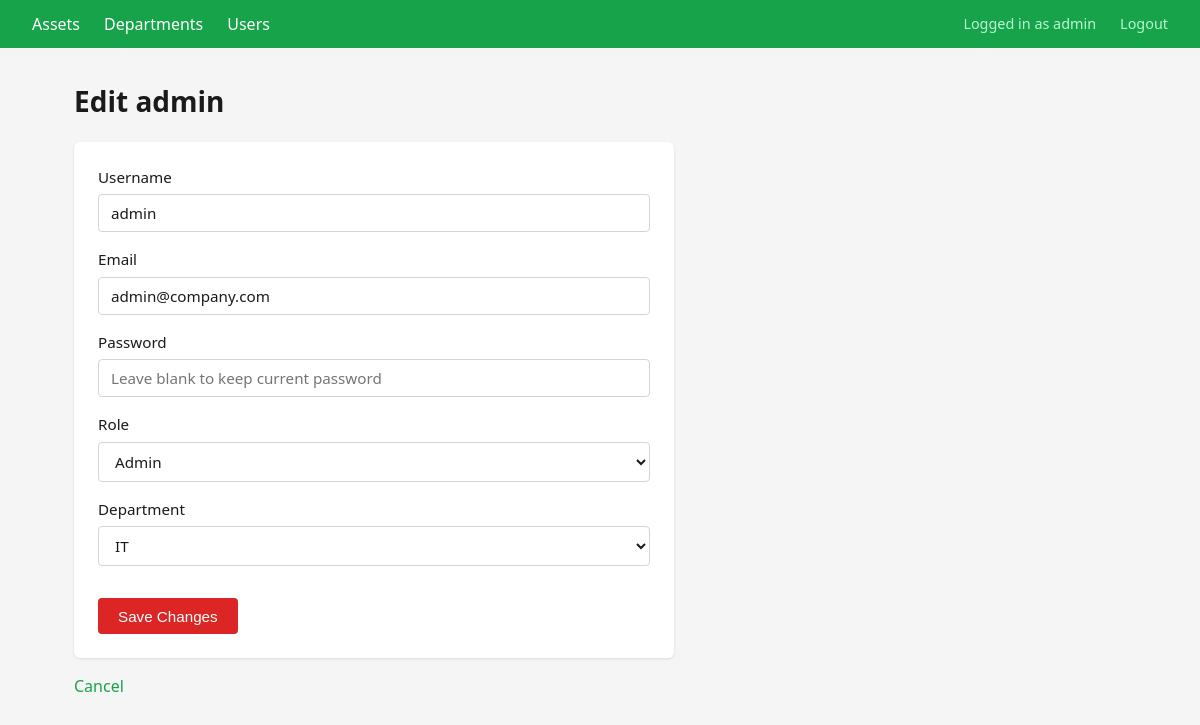
Screenshot of /users/1/edit (signed in) with the database file from the repository.
### tables this page shows
CREATE TABLE users (
    user_id       INTEGER PRIMARY KEY AUTOINCREMENT,
    username      TEXT NOT NULL UNIQUE,
    email         TEXT NOT NULL UNIQUE,
    password      TEXT NOT NULL,
    role          TEXT NOT NULL DEFAULT 'user' CHECK (role IN ('admin', 'user')),
    department_id INTEGER,                              -- FK to departments.department_id
    created_at    DATETIME DEFAULT CURRENT_TIMESTAMP,

    FOREIGN KEY (department_id) REFERENCES departments(department_id)
        ON DELETE SET NULL  -- If department is deleted, user becomes unassigned
);

CREATE TABLE departments (
    department_id INTEGER PRIMARY KEY AUTOINCREMENT,
    name          TEXT NOT NULL UNIQUE,
    location      TEXT NOT NULL,
    created_at    DATETIME DEFAULT CURRENT_TIMESTAMP
);

### controllers/users.py (the view, shortened to what this page needs)
@users_bp.route('/<int:user_id>/edit', methods=['GET', 'POST'])
@admin_required
def edit(user_id):
    db = get_db_connection()
    user = db.execute('SELECT * FROM users WHERE user_id = ?', (user_id,)).fetchone()
    if user is None:
        db.close()
        return 'User not found', 404
    departments = db.execute('SELECT * FROM departments ORDER BY name').fetchall()
    db.close()
    return render_template('users/edit.html', user=user, departments=departments)

### controllers/auth.py (called while the page is built)
def admin_required(view):
    @functools.wraps(view)
    def wrapped_view(**kwargs):
        if 'user_id' not in session:
            return redirect(url_for('auth.login'))
        if session.get('role') != 'admin':
            flash('You need admin access to view that page.')
            return redirect(url_for('assets.index'))
        return view(**kwargs)
    return wrapped_view

### model.py (called while the page is built)
def get_db_connection():
    connection = sqlite3.connect(DATABASE)
    connection.row_factory = sqlite3.Row
    connection.execute("PRAGMA foreign_keys = ON")
    return connection

### templates/users/edit.html (shortened to what this page needs)
{% extends 'standard.html' %}
{% block content %}
<h1>Edit {{ user['username'] }}</h1>
<form method="POST" action="{{ url_for('users.edit', user_id=user['user_id']) }}">
    <div>
        <label for="username">Username</label>
        <input type="text" id="username" name="username" value="{{ user['username'] }}" required>
    </div>
    <div>
        <label for="email">Email</label>
        <input type="email" id="email" name="email" value="{{ user['email'] }}" required>
    </div>
    <div>
        <label for="password">Password</label>
        <input type="password" id="password" name="password" placeholder="Leave blank to keep current password">
    </div>
    <div>
        <label for="role">Role</label>
        <select id="role" name="role" required>
            <option value="admin" {% if user['role'] == 'admin' %}selected{% endif %}>Admin</option>
        </select>
    </div>
    <div>
        <label for="department_id">Department</label>
        <select id="department_id" name="department_id">
            {% for department in departments %}
            <option value="{{ department['department_id'] }}" {% if user['department_id'] == department['department_id'] %}selected{% endif %}>
                {{ department['name'] }}
            </option>
            {% endfor %}
        </select>
    </div>
    <button type="submit">Save Changes</button>
</form>
<a href="{{ url_for('users.view', user_id=user['user_id']) }}">Cancel</a>
{% endblock %}

### static/style.css (style rules this page uses)
*, *::before, *::after { box-sizing: border-box; margin: 0; padding: 0; }
body { font-family: system-ui, -apple-system, sans-serif; font-size: 16px; line-height: 1.5; color: #1a1a1a; background-color: #f5f5f5; }
h1 { font-size: 1.75rem; font-weight: 700; margin-bottom: 1.25rem; color: #1a1a1a; }
a { color: #16a34a; text-decoration: none; }
button[type="submit"] { background-color: #16a34a; color: #ffffff; border: none; padding: 0.6rem 1.25rem; border-radius: 4px; font-size: 0.95rem; font-weight: 500; cursor: pointer; margin-top: 1rem; }
form button[type="submit"] { background-color: #dc2626; }
form { background-color: #ffffff; padding: 1.5rem; border-radius: 6px; box-shadow: 0 1px 3px rgba(0, 0, 0, 0.1); max-width: 600px; margin-bottom: 1rem; }
form div { margin-bottom: 1rem; }
label { display: block; font-weight: 500; margin-bottom: 0.35rem; font-size: 0.95rem; }
input[type="text"], input[type="email"], input[type="password"], input[type="date"], select, textarea { width: 100%; padding: 0.5rem 0.75rem; border: 1px solid #d1d5db; border-radius: 4px; font-size: 0.95rem; font-family: inherit; color: #1a1a1a; background-color: #ffffff; }
main > a { display: inline-block; margin-bottom: 1rem; font-weight: 500; }
main > h1 + form { margin-top: 0; }

### rows the page displays
users: username "admin", email "admin@company.com", role "Admin", department_id "IT"

### other values shown
{{ session.get('username') }} "admin"
